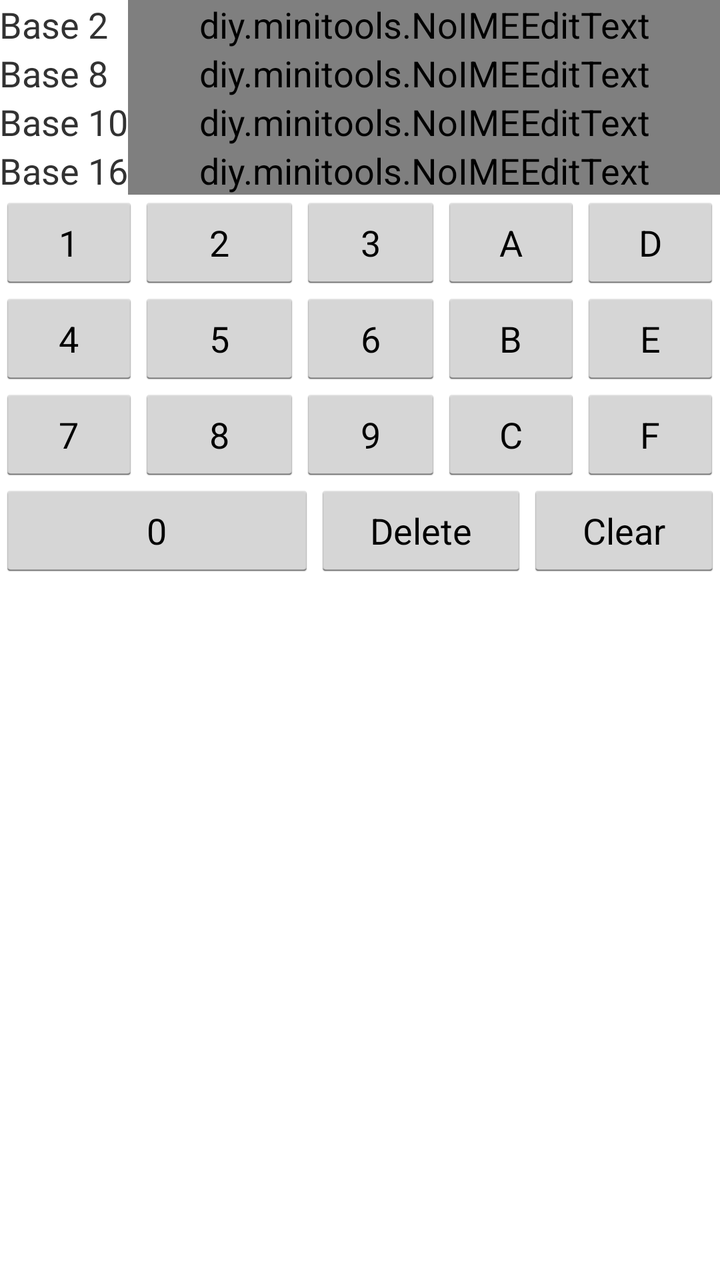
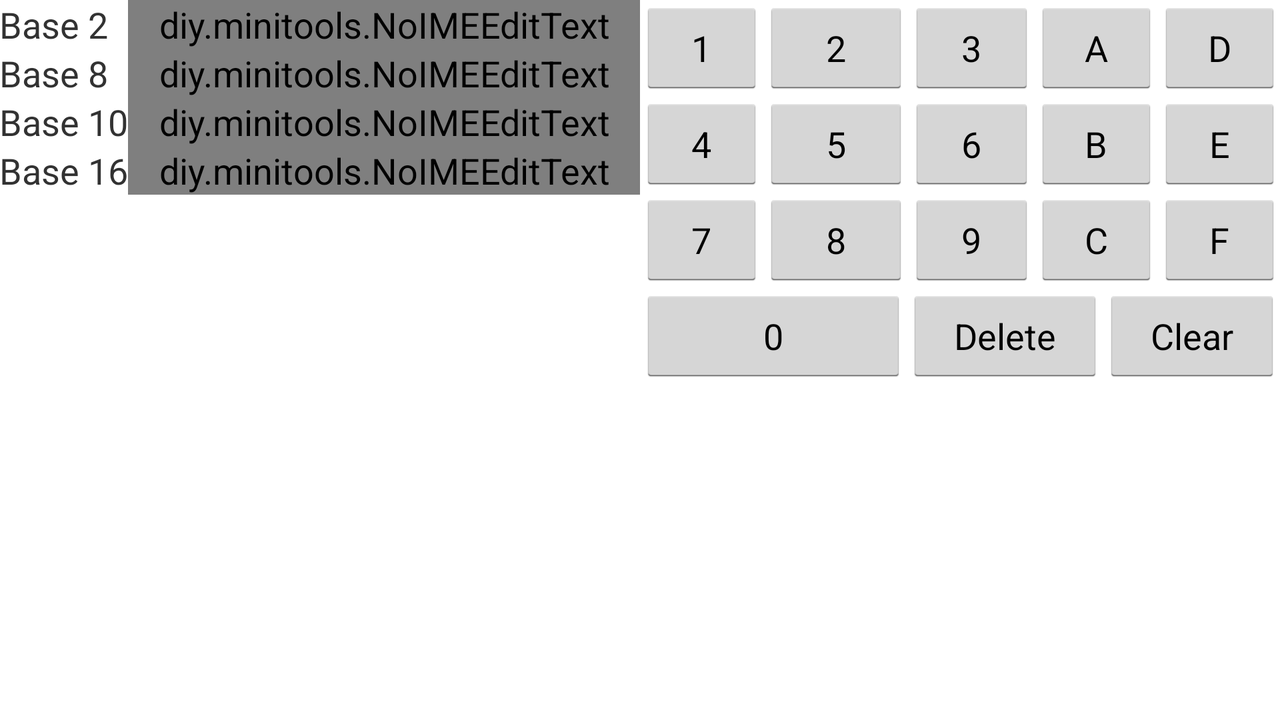

Compare how this app lays out the same screen by default and in its alternative resource folder. The renders come first, then the two layout files and the values they reference.
<!-- AndroidManifest.xml: application theme AppTheme -->
<!-- res/layout/activity_base_converter.xml -->
<LinearLayout xmlns:android="http://schemas.android.com/apk/res/android"
    xmlns:tools="http://schemas.android.com/tools"
    android:layout_width="match_parent"
    android:layout_height="match_parent"
    android:orientation="vertical"
    android:paddingBottom="@dimen/activity_vertical_margin"
    android:paddingLeft="@dimen/activity_horizontal_margin"
    android:paddingRight="@dimen/activity_horizontal_margin"
    android:paddingTop="@dimen/activity_vertical_margin"
    tools:context=".BaseConverterActivity">

    <ScrollView
        android:layout_width="match_parent"
        android:layout_height="match_parent">

        <LinearLayout
            android:layout_width="match_parent"
            android:layout_height="wrap_content"
            android:orientation="vertical">

            <TableLayout
                android:layout_width="match_parent"
                android:layout_height="wrap_content"
                android:stretchColumns="1">

                <TableRow>

                    <TextView android:text="Base 2" />

                    <view
                        android:id="@+id/editTextBase2"
                        class="diy.minitools.NoIMEEditText"
                        android:digits="01"
                        android:inputType="numberSigned" />
                </TableRow>

                <TableRow>

                    <TextView android:text="Base 8" />

                    <view
                        android:id="@+id/editTextBase8"
                        class="diy.minitools.NoIMEEditText"
                        android:digits="01234567"
                        android:inputType="numberSigned" />
                </TableRow>

                <TableRow>

                    <TextView android:text="Base 10" />

                    <view
                        android:id="@+id/editTextBase10"
                        class="diy.minitools.NoIMEEditText"
                        android:digits="0123456789"
                        android:inputType="numberSigned" />
                </TableRow>

                <TableRow>

                    <TextView android:text="Base 16" />

                    <view
                        android:id="@+id/editTextBase16"
                        class="diy.minitools.NoIMEEditText"
                        android:digits="0123456789ABCDEF"
                        android:inputType="numberSigned" />
                </TableRow>
            </TableLayout>

            <TableLayout
                android:layout_width="match_parent"
                android:layout_height="wrap_content"
                android:weightSum="4">

                <TableRow android:layout_weight="1">

                    <Button
                        android:id="@+id/button1"
                        android:layout_weight=".20"
                        android:text="1" />

                    <Button
                        android:id="@+id/button2"
                        android:layout_weight=".20"
                        android:text="2" />

                    <Button
                        android:id="@+id/button3"
                        android:layout_weight=".20"
                        android:text="3" />

                    <Button
                        android:id="@+id/buttonA"
                        android:layout_weight=".20"
                        android:text="A" />

                    <Button
                        android:id="@+id/buttonD"
                        android:layout_weight=".20"
                        android:text="D" />
                </TableRow>

                <TableRow android:layout_weight="1">

                    <Button
                        android:id="@+id/button4"
                        android:layout_weight=".20"
                        android:text="4" />

                    <Button
                        android:id="@+id/button5"
                        android:layout_weight=".20"
                        android:text="5" />

                    <Button
                        android:id="@+id/button6"
                        android:layout_weight=".20"
                        android:text="6" />

                    <Button
                        android:id="@+id/buttonB"
                        android:layout_weight=".20"
                        android:text="B" />

                    <Button
                        android:id="@+id/buttonE"
                        android:layout_weight=".20"
                        android:text="E" />
                </TableRow>

                <TableRow android:layout_weight="1">

                    <Button
                        android:id="@+id/button7"
                        android:layout_weight=".20"
                        android:text="7" />

                    <Button
                        android:id="@+id/button8"
                        android:layout_weight=".20"
                        android:text="8" />

                    <Button
                        android:id="@+id/button9"
                        android:layout_weight=".20"
                        android:text="9" />

                    <Button
                        android:id="@+id/buttonC"
                        android:layout_weight=".20"
                        android:text="C" />

                    <Button
                        android:id="@+id/buttonF"
                        android:layout_weight=".20"
                        android:text="F" />
                </TableRow>

                <TableRow android:layout_weight="1">

                    <Button
                        android:id="@+id/button0"
                        android:layout_weight=".60"
                        android:text="0" />

                    <Button
                        android:id="@+id/buttonDelete"
                        android:layout_weight=".20"
                        android:text="Delete" />

                    <Button
                        android:id="@+id/buttonClear"
                        android:layout_weight=".20"
                        android:text="Clear" />
                </TableRow>
            </TableLayout>

        </LinearLayout>
    </ScrollView>
</LinearLayout>
<!-- resources referenced by this layout -->
<resources>
  <style name="AppTheme" parent="android:Theme.Holo.Light.DarkActionBar">
          <item name="android:textSize">18sp</item>
      </style>
</resources>
<!-- res/layout-land/activity_base_converter.xml (the repository's variant of the layout above) -->
<!-- drawn on the phone turned sideways -->
<LinearLayout xmlns:android="http://schemas.android.com/apk/res/android"
    xmlns:tools="http://schemas.android.com/tools"
    android:layout_width="match_parent"
    android:layout_height="match_parent"
    android:baselineAligned="false"
    android:orientation="horizontal"
    android:paddingBottom="@dimen/activity_vertical_margin"
    android:paddingLeft="@dimen/activity_horizontal_margin"
    android:paddingRight="@dimen/activity_horizontal_margin"
    android:paddingTop="@dimen/activity_vertical_margin"
    android:weightSum="1"
    tools:context=".BaseConverterActivity">

    <TableLayout
        android:layout_width="0dp"
        android:layout_height="wrap_content"
        android:layout_weight=".5"
        android:stretchColumns="1">

        <TableRow>

            <TextView android:text="Base 2" />

            <view
                android:id="@+id/editTextBase2"
                class="diy.minitools.NoIMEEditText"
                android:digits="01"
                android:inputType="numberSigned" />
        </TableRow>

        <TableRow>

            <TextView android:text="Base 8" />

            <view
                android:id="@+id/editTextBase8"
                class="diy.minitools.NoIMEEditText"
                android:digits="01234567"
                android:inputType="numberSigned" />
        </TableRow>

        <TableRow>

            <TextView android:text="Base 10" />

            <view
                android:id="@+id/editTextBase10"
                class="diy.minitools.NoIMEEditText"
                android:digits="0123456789"
                android:inputType="numberSigned" />
        </TableRow>

        <TableRow>

            <TextView android:text="Base 16" />

            <view
                android:id="@+id/editTextBase16"
                class="diy.minitools.NoIMEEditText"
                android:digits="0123456789ABCDEF"
                android:inputType="numberSigned" />
        </TableRow>
    </TableLayout>

    <TableLayout
        android:layout_width="0dp"
        android:layout_height="wrap_content"
        android:layout_weight=".5"
        android:weightSum="4">

        <TableRow android:layout_weight="1">

            <Button
                android:id="@+id/button1"
                android:layout_weight=".20"
                android:text="1" />

            <Button
                android:id="@+id/button2"
                android:layout_weight=".20"
                android:text="2" />

            <Button
                android:id="@+id/button3"
                android:layout_weight=".20"
                android:text="3" />

            <Button
                android:id="@+id/buttonA"
                android:layout_weight=".20"
                android:text="A" />

            <Button
                android:id="@+id/buttonD"
                android:layout_weight=".20"
                android:text="D" />
        </TableRow>

        <TableRow android:layout_weight="1">

            <Button
                android:id="@+id/button4"
                android:layout_weight=".20"
                android:text="4" />

            <Button
                android:id="@+id/button5"
                android:layout_weight=".20"
                android:text="5" />

            <Button
                android:id="@+id/button6"
                android:layout_weight=".20"
                android:text="6" />

            <Button
                android:id="@+id/buttonB"
                android:layout_weight=".20"
                android:text="B" />

            <Button
                android:id="@+id/buttonE"
                android:layout_weight=".20"
                android:text="E" />
        </TableRow>

        <TableRow android:layout_weight="1">

            <Button
                android:id="@+id/button7"
                android:layout_weight=".20"
                android:text="7" />

            <Button
                android:id="@+id/button8"
                android:layout_weight=".20"
                android:text="8" />

            <Button
                android:id="@+id/button9"
                android:layout_weight=".20"
                android:text="9" />

            <Button
                android:id="@+id/buttonC"
                android:layout_weight=".20"
                android:text="C" />

            <Button
                android:id="@+id/buttonF"
                android:layout_weight=".20"
                android:text="F" />
        </TableRow>

        <TableRow android:layout_weight="1">

            <Button
                android:id="@+id/button0"
                android:layout_weight=".60"
                android:text="0" />

            <Button
                android:id="@+id/buttonDelete"
                android:layout_weight=".20"
                android:text="Delete" />

            <Button
                android:id="@+id/buttonClear"
                android:layout_weight=".20"
                android:text="Clear" />
        </TableRow>
    </TableLayout>

</LinearLayout>
